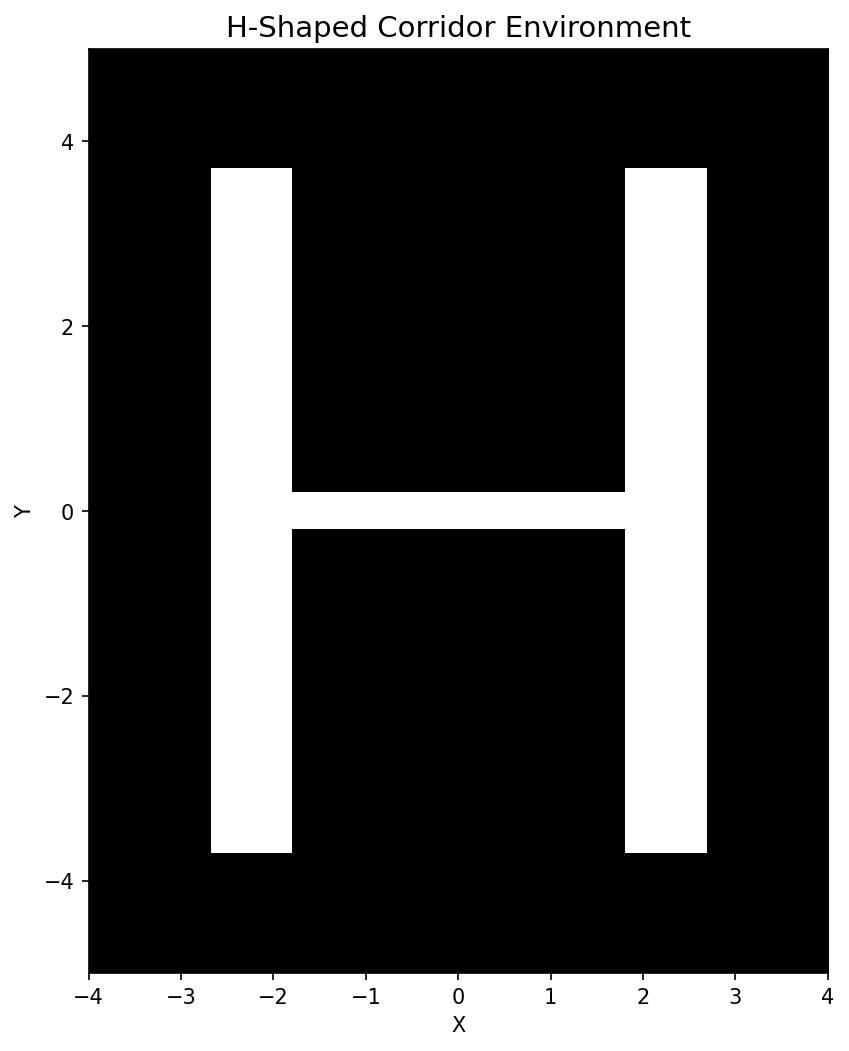

Here is the Python script that generated this plot:
import numpy as np
import matplotlib.pyplot as plt


def create_h_shape_grid(
    grid_size=(100, 100),
    total_width=6.0,
    total_height=8.0,
    bar_thickness=1.5,
    mid_bar_height=2.0,
    wall_thickness=0.3,
):
    """Create an H-shaped 2D occupancy grid environment.

    The H interior is free space (0 / white), while the H boundary
    and exterior are obstacles (1 / black).  This produces two vertical
    corridors connected by a narrow horizontal corridor.

    Parameters
    ----------
    grid_size : tuple of int
        (rows, cols) of the output occupancy grid.
    total_width : float
        Total width of the H shape in world units.
    total_height : float
        Total height of the H shape in world units.
    bar_thickness : float
        Width of each vertical bar of the H.
    mid_bar_height : float
        Height of the horizontal middle bar.
    wall_thickness : float
        Thickness of the H boundary walls (in world units).

    Returns
    -------
    grid : np.ndarray  (rows, cols), dtype float
        Occupancy grid: 0 = free, 1 = obstacle.
    extent : tuple
        (xmin, xmax, ymin, ymax) for plotting with imshow.
    """
    rows, cols = grid_size
    hw = total_width / 2
    hh = total_height / 2
    bt = bar_thickness
    mh = mid_bar_height / 2
    wt = wall_thickness

    # World coordinate ranges (centered at origin)
    xmin, xmax = -hw - 1.0, hw + 1.0
    ymin, ymax = -hh - 1.0, hh + 1.0

    xs = np.linspace(xmin, xmax, cols)
    ys = np.linspace(ymin, ymax, rows)
    X, Y = np.meshgrid(xs, ys)

    # --- Define three interior corridor regions (without walls) ----------
    # Left vertical corridor interior
    left_inner = (
        (X > -hw + wt) & (X < -hw + bt - wt) &
        (Y > -hh + wt) & (Y < hh - wt)
    )
    # Right vertical corridor interior
    right_inner = (
        (X > hw - bt + wt) & (X < hw - wt) &
        (Y > -hh + wt) & (Y < hh - wt)
    )
    # Middle horizontal corridor interior
    mid_inner = (
        (X > -hw + bt - wt) & (X < hw - bt + wt) &
        (Y > -mh + wt) & (Y < mh - wt)
    )

    # Free space = union of three corridor interiors
    free = left_inner | right_inner | mid_inner

    # Build grid: default obstacle, mark free cells
    grid = np.ones((rows, cols), dtype=np.float64)
    grid[free] = 0.0

    extent = (xmin, xmax, ymin, ymax)
    return grid, extent


def plot_h_env(grid, extent, ax=None, show=True, save_path=None):
    """Plot the H-shaped occupancy grid environment."""
    if ax is None:
        fig, ax = plt.subplots(1, 1, figsize=(8, 8))
    else:
        fig = ax.get_figure()

    ax.imshow(
        grid,
        cmap="gray_r",
        origin="lower",
        extent=extent,
        interpolation="nearest",
    )

    ax.set_aspect("equal")
    ax.set_title("H-Shaped Corridor Environment", fontsize=14)
    ax.set_xlabel("X")
    ax.set_ylabel("Y")

    if save_path:
        fig.savefig(save_path, dpi=150, bbox_inches="tight")
        print(f"Saved to {save_path}")

    if show:
        plt.show()

    return fig, ax


if __name__ == "__main__":
    grid, extent = create_h_shape_grid(
        grid_size=(200, 200),
        total_width=6.0,
        total_height=8.0,
        bar_thickness=1.5,
        mid_bar_height=1.0,
        wall_thickness=0.3,
    )
    print(f"Grid shape: {grid.shape}")
    print(f"Free cells: {int((grid == 0).sum())}")
    print(f"Obstacle cells: {int((grid == 1).sum())}")

    save_path = "/home/jeong/zeno/corl/main/scripts/h_shape_env.png"
    plot_h_env(grid, extent, show=False, save_path=save_path)
